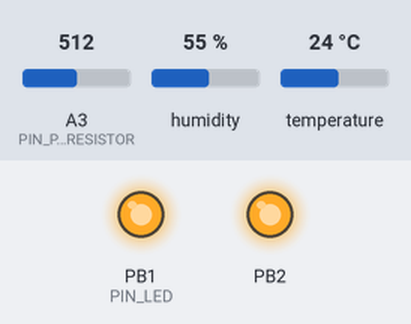
Bench run of a sketch on a simulated ATtiny85, built with avr-gcc and run on an emulated ATtiny85. Shown: output pins drawn as LEDs (lit = HIGH). The test bench sets the inputs (shaded band); at power-on: A3 (PIN_PHOTORESISTOR) = 512, humidity 55 %, temperature 24 °C.

Above: at 1.2 s.
At 3.7 s:
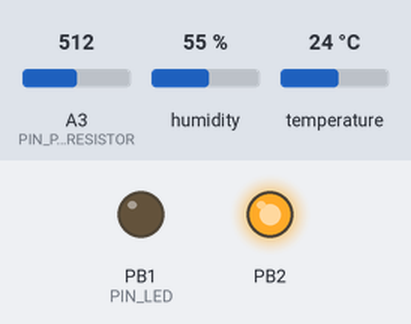
Timing chart, 0 to 6.5 s (numbered marks = the images above):
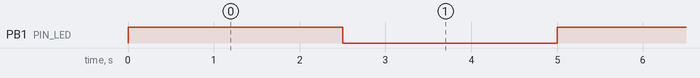

Measured:
- by itself, PB1 (PIN_LED): alternates HIGH for 2.5 s and LOW for 2.5 s

The sketch:

THLSensor.ino
```cpp
// Uses DHT from Rob instead of Adafruit
// http://playground.arduino.cc/Main/DHTLib
// http://playground.arduino.cc/Main/DHT11Lib


#include <TinyWireS.h>
#include <dht11.h>

#define SLAVE_ADDRESS 0x32

#define PIN_DHT 4
#define PIN_PHOTORESISTOR A3
#define PIN_LED 1

unsigned long previousMillis = 0;
#define interval 2500

#define bufferSz 32
byte dataBuffer[bufferSz] = { 32 };
uint8_t bufferIdx = 0;
boolean firstByteRead = false;

dht11 DHT11;

// Union used to convert float to byte array
union u_tag {
  byte b[4];
  float fval;
} fdata;

void setup() {
  pinMode(PIN_DHT, INPUT);
  pinMode(PIN_PHOTORESISTOR, INPUT);
  pinMode(PIN_LED, OUTPUT);

  digitalWrite(PIN_LED, HIGH);

  // initialize i2c as slave
  TinyWireS.begin(SLAVE_ADDRESS);

  // define callbacks for i2c communication
  TinyWireS.onReceive(receiveData);
  TinyWireS.onRequest(sendData);

  // Initialize dataBuffer
  for (int i = 0; i < bufferSz; i++) {
    dataBuffer[i] = 0xFF;
  }
  // Set LED to blink on each loop
  dataBuffer[3] = 2;
  // Load Model Info
  // T  S  0  0  0  0  0  1
  // 54 53 30 30 30 30 30 31
  String storeText = F("TS000001");
  bufferIdx = 0x10;
  for (int i = 0; i < storeText.length(); i++) {
    dataBuffer[bufferIdx] = storeText[i];
    bufferIdx++;
  }
  // Load Version Info
  // 0  0  0  0  0  0  0  3
  // 30 30 30 30 30 30 30 33
  storeText = F("00000003");
  bufferIdx = 0x18;
  for (int i = 0; i < storeText.length(); i++) {
    dataBuffer[bufferIdx] = storeText[i];
    bufferIdx++;
  }
}

void loop() {
  TinyWireS_stop_check();

  unsigned long currentMillis = millis();

  if (currentMillis - previousMillis >= interval) {
    previousMillis = currentMillis;

    if (dataBuffer[3] == 2) {
      digitalWrite(PIN_LED, !digitalRead(PIN_LED));
    }

    ReadDHT();
    ReadLightLevel();
  }
}

// callback for received data
void receiveData(uint8_t byteCount) {
  if (byteCount != 1)
  {
    // Sanity-check
    return;
  }

  while (TinyWireS.available()) {
    bufferIdx = TinyWireS.receive();
    firstByteRead = false;

    SetLedStatus();
  }
}

// callback for sending data
void sendData() {
  if (firstByteRead) {
    bufferIdx++;
  }

  firstByteRead = true;

  if(bufferIdx < 0 || bufferIdx >= bufferSz) {
    TinyWireS.send(0xFF);
    return;
  }

  TinyWireS.send(dataBuffer[bufferIdx]);
}

void ReadDHT() {
  int chk = DHT11.read(PIN_DHT);

  if(!chk==DHTLIB_OK) {
    return;
  }

  float humidity = (float)DHT11.humidity;
  float temperatureCelsius = (float)DHT11.temperature;

  SaveFloatToBuffer(0x04, temperatureCelsius);
  SaveFloatToBuffer(0x08, humidity);
}

void ReadLightLevel() {
  int photocellReading = analogRead(PIN_PHOTORESISTOR);
  float lightReading = ((float)photocellReading / 1023.0) * 100.0;
  SaveFloatToBuffer(0x0C, lightReading);
}

void SaveFloatToBuffer(uint8_t bufIdx, float val) {
  dataBuffer[bufIdx] = 0;
  dataBuffer[bufIdx + 1] = 0;
  dataBuffer[bufIdx + 2] = 0;
  dataBuffer[bufIdx + 3] = 0;

  fdata.fval = val;

  dataBuffer[bufIdx] = fdata.b[3];
  dataBuffer[bufIdx + 1] = fdata.b[2];
  dataBuffer[bufIdx + 2] = fdata.b[1];
  dataBuffer[bufIdx + 3] = fdata.b[0];

  //dataBuffer[bufIdx] = (int)val;
}

void SetLedStatus() {
  if (bufferIdx > 2)
    return;

  dataBuffer[3] = 2;
  if (bufferIdx < 2) {
    digitalWrite(PIN_LED, bufferIdx);
    dataBuffer[3] = 0;
    if (digitalRead(PIN_LED) == HIGH) {
      dataBuffer[3] = 1;
    }
  }
}
```
